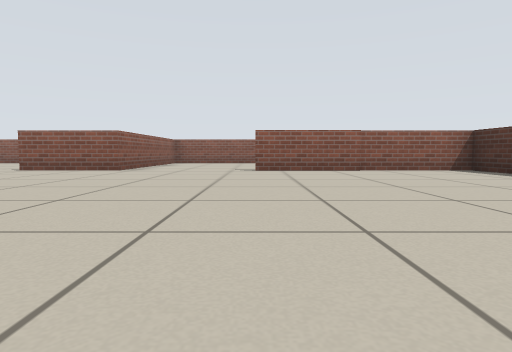
View 1 (above)

16 first-person views from a walk through a world built for the Player/Stage simulator. The camera is 0.36 m above the floor, tilts 4° down and sees 75° across. The lines on the ground mark 1 m squares. The floor is counted in squares, 1 m on a side. Each view is taken from the middle of a square. On the plan, view 1 faces up. The plan holds only what a view shows up to about 9 squares ahead; the rest is blank. The robots in the file are not drawn.

View 2
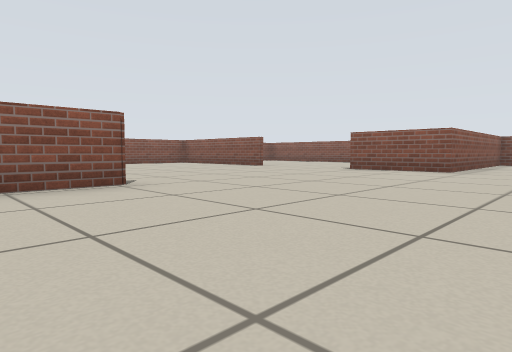

View 3
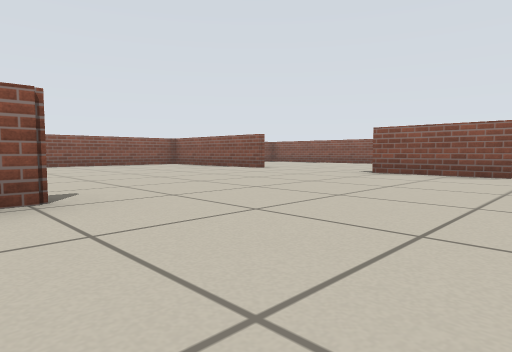

View 4
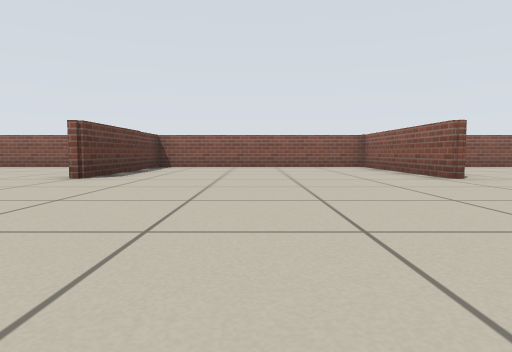

View 5
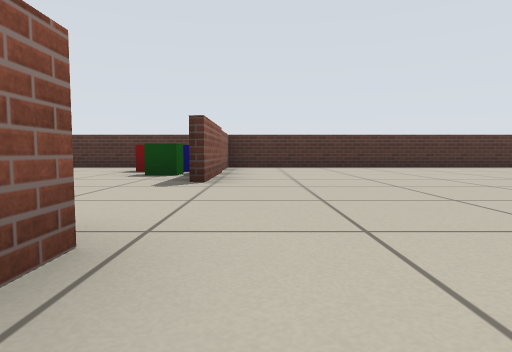

View 6
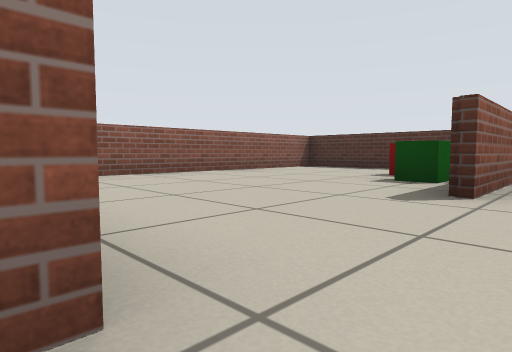

View 7
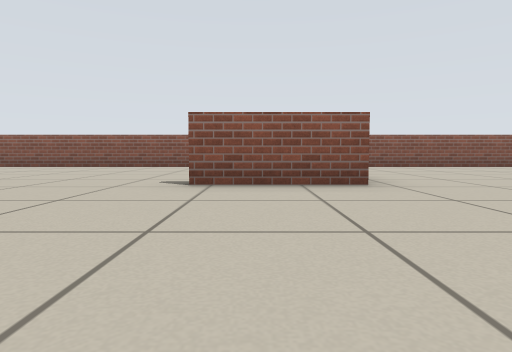

View 8
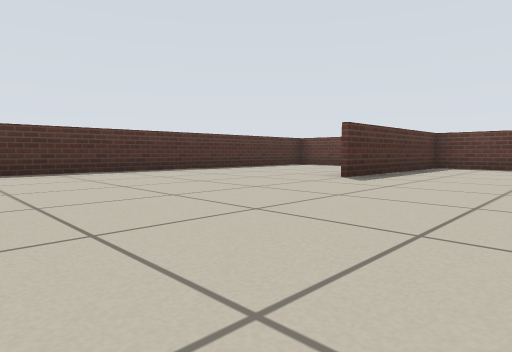

View 9
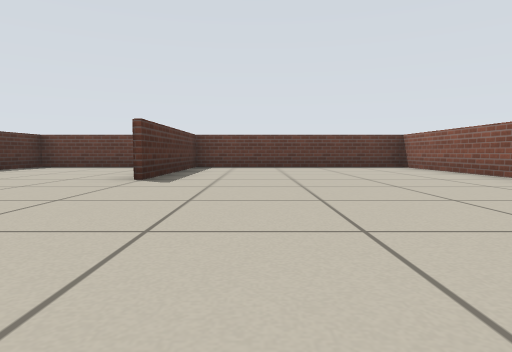

View 10
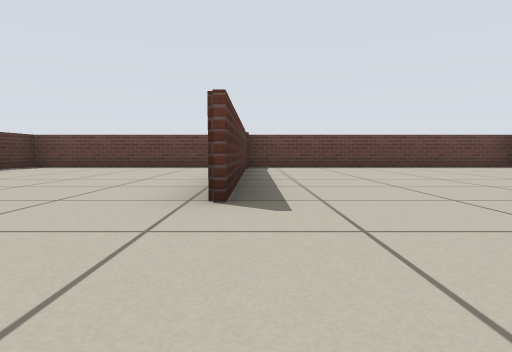

View 11
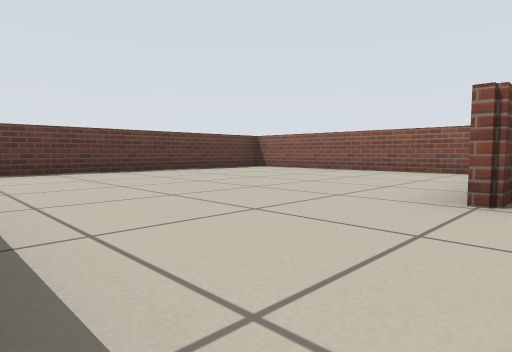

View 12
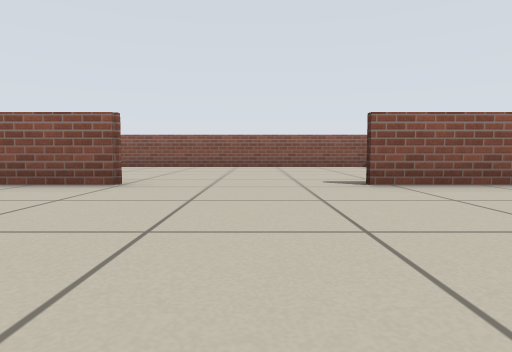

View 13
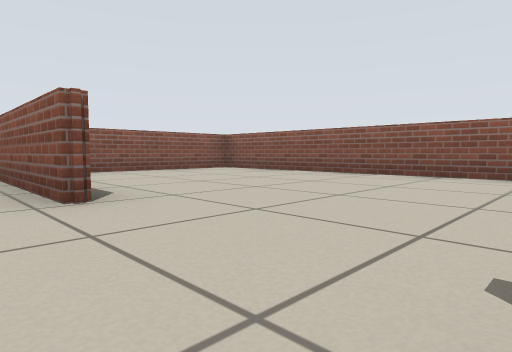

View 14
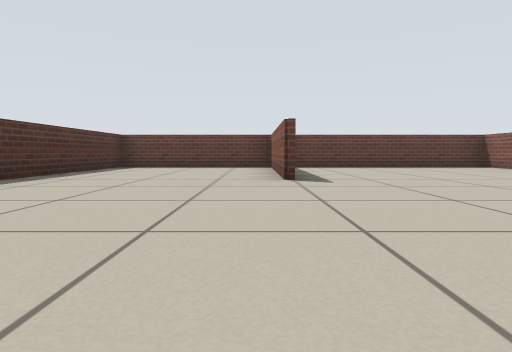

View 15
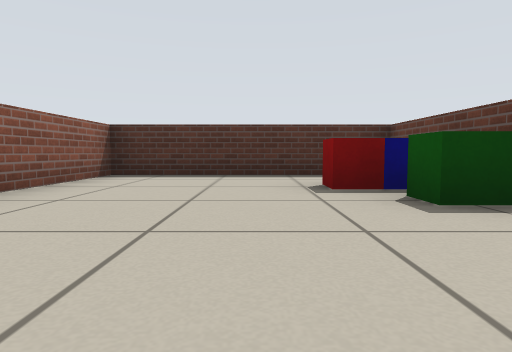

View 16
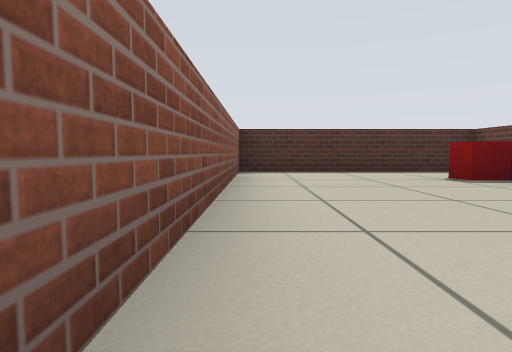

### Floor plan
Ten units are one square. View 1 is at (0, 0); x grows to the right and y downward. Boxes are objects, and circles mark ways between rooms. Rooms are numbered by the first view taken in them; rooms with no view inside come last. Other rooms are left out.
<svg viewBox="-119 -118 168 167">
<path fill="none" stroke="#000" d="M-47 -16 -47 44M5 -67 -1 -67M-48 -6 -48 -16M6 2 6 43 43 43 43 -113 -16 -113M-75 -67 -114 -67 -114 -16 -75 -16M34 -69 44 -69M44 -67 34 -67M-28 -110 -28 -67 -48 -67M-31 -113 -114 -113 -114 -81M-50 43 5 43 5 2M-114 -6 -114 43 -50 43M-48 34 -48 -6"/>
<rect x="5" y="-75" width="10" height="10" fill="#bbb"><title>green box</title></rect>
<rect x="15" y="-75" width="20" height="10" fill="#bbb"><title>blue box</title></rect>
<rect x="15" y="-85" width="10" height="10" fill="#bbb"><title>red box</title></rect>
<circle cx="-65" cy="-10" r="3" fill="#2a7"/>
<text x="-20" y="-40">1</text>
<text x="-90" y="20">2</text>
</svg>
Room 1 opens to room 2.

Where each view was taken, in squares from view 1:
view 1: 0 up, 0 right, facing up
view 2: 0 up, 1 left, facing up-left
view 3: 1 up, 2 left, facing up-left
view 4: 4 up, 3 left, facing left
view 5: 6 up, 4 left, facing right
view 6: 6 up, 3 left, facing up-right
view 7: 3 up, 4 left, facing up
view 8: 4 up, 2 left, facing down-right
view 9: 4 up, 1 left, facing down
view 10: 4 up, 5 left, facing down
view 11: 2 up, 5 left, facing down-left
view 12: 3 up, 6 left, facing up
view 13: 6 up, 5 left, facing up-left
view 14: 4 up, 1 right, facing down
view 15: 9 up, 1 left, facing right
view 16: 11 up, 2 left, facing right
